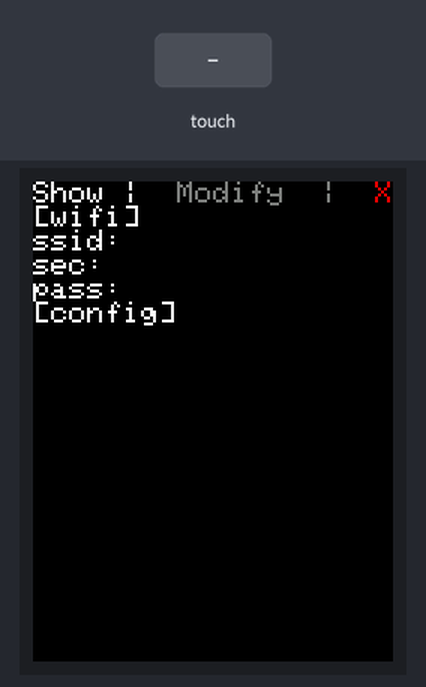
Bench run of a sketch on a simulated Arduino Uno, built with avr-gcc and run on an emulated ATmega328P. Shown: 240×320 colour display. The test bench sets the inputs (shaded band). What the sketch prints to the serial monitor is not drawn.

Above: at 1.1 s.
1.2 s: touch panel pressed at 13 % / 10 % of its raw x / y range
At 2.3 s:
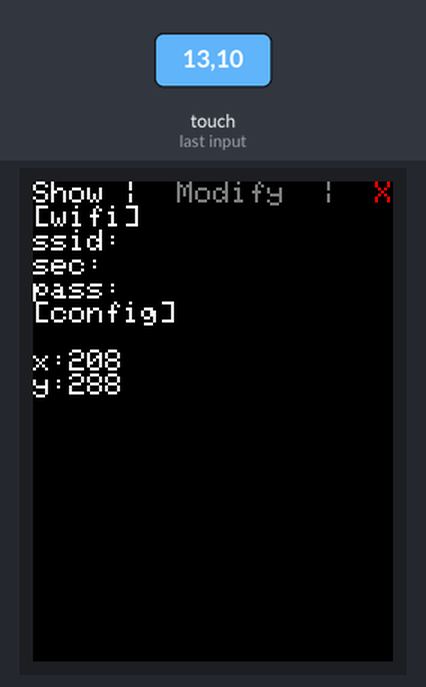
2.7 s: touch panel pressed at 38 % / 10 % of its raw x / y range
At 3.4 s:
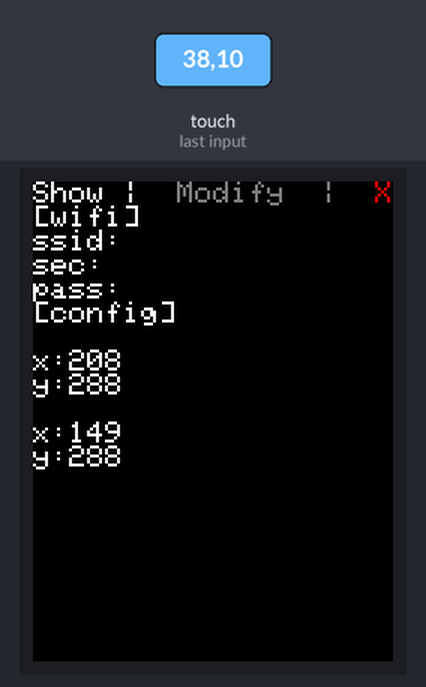
Timing chart, 0 to 5.7 s (numbered marks = the images above; inputs shaded):
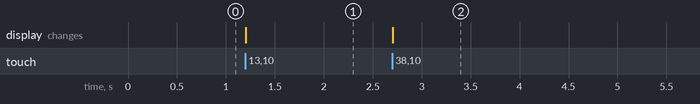

Measured:
- after the input at 1.2 s, the display: changes at once (image 1)
- after the input at 2.7 s, the display: changes at once (image 2)

The sketch:

tft_menu.ino
```cpp
#include <SPI.h>
#include <Wire.h>
#include <string.h>
#include <stdio.h>
#include <Adafruit_GFX.h>    // Core graphics library
#include <Adafruit_ILI9341.h>
#include <Adafruit_FT6206.h>
#include <SPI.h>


// The FT6206 uses hardware I2C (SCL/SDA)
Adafruit_FT6206 ctp = Adafruit_FT6206();

#define TFT_CS 10
#define TFT_DC 9
#define SD_CS 4
Adafruit_ILI9341 tft = Adafruit_ILI9341(TFT_CS, TFT_DC);

char tmp[100];

int curTab = 0;

struct CONFIG{
	int temp_shift;
	int humi_shift;
	int client_id;
	int ext_watchdog;
	int debug_local;
	int demoMode;
	int speedMode;
	char* apikey;      //apikey for web app user specified by client_id
	char* server;      //domain name of production server (lookup + hostname use)
	char* test_ip;     //local test server ip (debug_local must be 1 to use)
	char* ssid;        // cannot be longer than 32 characters!
	char* security;    // Security can be WLAN_SEC_UNSEC, WLAN_SEC_WEP, WLAN_SEC_WPA or WLAN_SEC_WPA2
	char* pass;        //wifi password, if wep it will be transformed to binary from hex codes..
	uint32_t activeIP; //filled out at runtime from string either dns lookup or from ip string..
	uint8_t secMode;
};

CONFIG cfg;

void cls(){
	tft.fillScreen(ILI9341_BLACK);
    tft.setCursor(0,0);
}

void loop(void)
{

}


void setup(void)
{

	Serial.begin(9600);
	while(!Serial);
	Serial.println("Init tft..");

	tft.begin();
	tft.setTextSize(2);

	cls();

	if ( !ctp.begin(40) ) {  // pass in 'sensitivity' coefficient
		tft.print("Failed..");
		while (1);
	}


	showCfg(true);


}

void configBanner(int tab){


	tft.setTextColor( (tab==0 ? ILI9341_WHITE : ILI9341_DARKGREY) );
	tft.print("Show |");

	tft.setTextColor( (tab==1 ? ILI9341_WHITE : ILI9341_DARKGREY));
	tft.print("  Modify  |");

	tft.setTextColor(ILI9341_RED);
	tft.println("  X");

	tft.setTextColor(ILI9341_WHITE);

}


void showCfg(bool block){

	cls();
	if(block) configBanner(curTab); else curTab=0;

	if(curTab==0){
		tft.println("[wifi]");
		ps("ssid: ", "");
		ps("sec: ", "");
		ps("pass: ", "");
		tft.println("[config]");
		/*ps("dog: ", "");
		ps("tshift: ", "");
		ps("hshift: ", "");
		ps("debug: ", "");
		tft.println("[web]");
		ps("uid: ", "");
		ps("key: ", "");
		ps("srv: ", "");
		ps("testIp: ", "");*/
	}else{
		tft.setTextSize(3);
		tft.print("local = "); tft.println(cfg.debug_local); tft.println();
		tft.print("demo  = "); tft.println(cfg.demoMode);    tft.println();
		tft.print("speed = "); tft.println(cfg.speedMode);   tft.println();


		tft.setTextSize(2);

	}

	if(block){
		while(1){
			//y = > 300 in top menu bar..
			//x: < 30 = exit, 36-160 = modify, 180+ = show
			if ( ctp.touched() ) {
			    TS_Point p = ctp.getPoint();
				sprintf(tmp,"\nx:%d\ny:%d", p.x, p.y);
				tft.println(tmp);
				delay(500); //software debounce

				if(p.y > 300){ //top tab bar..
					if(p.x < 30) break; //X pressed

					if(p.x > 180){ //show tab
						curTab = 0;
						showCfg(true);
						break;
					}else{ //modify tab
						curTab = 1;
						showCfg(true);
						break;
					}

				}

				if(curTab==1){
					if(p.y > 300 && p.x < 30) break; //X pressed

					if(p.y > 250){
						cfg.debug_local = cfg.debug_local == 0 ? 1 : 0;
						showCfg(true);
						break;
					}else if(p.y <= 250 && p.y >= 210){
						cfg.demoMode = cfg.demoMode == 0 ? 1 : 0;
						showCfg(true);
						break;
					}else if(p.y <= 200 && p.y >= 170){
						cfg.speedMode = cfg.speedMode == 0 ? 1 : 0;
						showCfg(true);
						break;
					}

				}
			}
		}
	}

	cls();

}

void ps(char* name, char* value){ tft.print(name); tft.println(value);}
void ps(char* name, uint16_t value){ tft.print(name); tft.println(value);}
```
